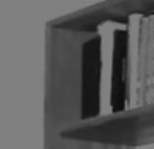
%> input picture code/new/figures/synT5.png, 154 x 149 px
$ octave shadowSyn.m   (GNU Octave 9; MATLAB toolbox functions it lacks are replaced by stand-ins)
%> lines starting %> are read from the running program, lines starting %| are printed output that depends on the picture
### code/new/genKernel.m
function k = genKernel(dx,dy,c)
%% genKernel(dx,dy,c) generate the kernel of shift (dx dy) and
%  attenuation ratio c

center = [abs(dy),abs(dx)]+1;

k = zeros(2*center(1)-1,2*center(2)-1);
k(center(1),center(2)) = 1;
k(center(1)+dy,center(2)+dx) = c;

### code/new/shadowSyn.m
clear;
close all;

addpath('experiments')

hy = fspecial('sobel');
hx = hy';

T = im2double(imread('synT5.png'));
%> T: size 149x154x3 double; min 0.0314, max 0.529, mean 0.351
R = im2double(imread('synR4.png'));
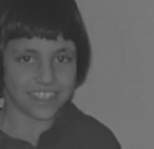
%> input picture code/new/figures/synR4.png, 154 x 149 px
%> R: size 149x154x3 double; min 0.149, max 0.518, mean 0.356
figure; subplot(121); imshow(T); subplot(122); imshow(R);

dx = -20; dy = -5; c = 0.6;
k = genKernel(dx,dy,c);
d = 0.3;

Y = d*T + (1-d)*imfilter(R,k,'symmetric','conv');
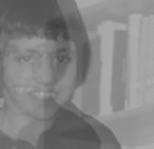
%> Y: size 149x154x3 double; min 0.254, max 0.681, mean 0.513
figure; imshow(Y);
imwrite(Y,'shadowSyn.png');
